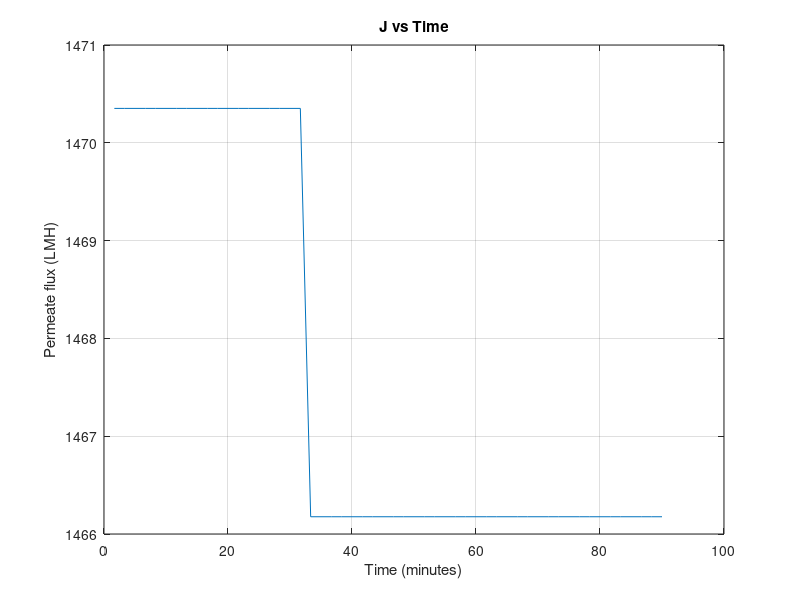
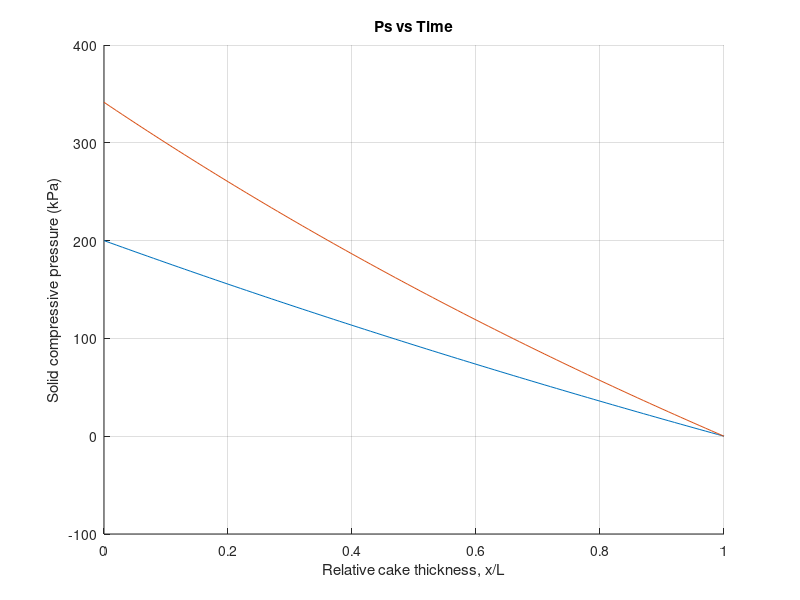
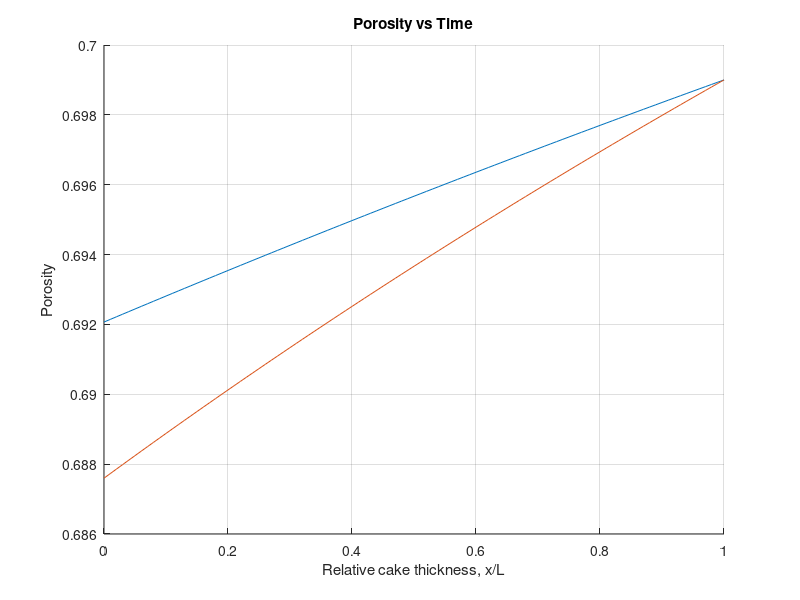

Reproduce these figures in MATLAB, in order.
% (ii) Solving all the model equations in the mathematical model

% Parameters (replace with actual values from experimental data fitting)
clear; 
% Define the parameters (replace with actual values) 
n = 1.8213;               % Example value for n 
beta = 0.1671;            % Example value for beta 
tau = 0.3660;             % Example value for tau 
theta = 0.0264;           % Example value for theta 
epsilon_so = 0.3010;      % Example value for epsilon_so 
k_o = 1.8739e-14;         % Example value for k_o 
DeltaP = 50000;           % Example value for Delta P 
mu = 0.00089;             % Example value for mu 
Rm = 1.37e11;             % Example value for Rm 
s=0.00398;                % Example value for s 
rhos=1095.2;              % Example value for density of the feed 
 
A=1-n-beta; 
Pa=(tau*exp((DeltaP/1000)*theta))*1000; 
C=(2*mu*s*A)/(k_o*Pa*(epsilon_so-s)); 
l=0; 
y=zeros(54,2); 
 
% Define the time interval and step 
t_start = 100;         % start time 
t_end = 90*60;      % end time in seconds (90 minutes) 
dt = 100;            % time step in seconds 
 
% Initialize variables 
t_values = t_start:dt:t_end;  % time values 
J_values = zeros(size(t_values));  % initialize J values 
DeltaPc_values = zeros(size(t_values));  % initialize DeltaPc values 
 
for t=100:100:5400 
    
    % Solve the equations simultaneously using fsolve 
    % Initial guesses for [J, DeltaPc] 
    x0 = [100 5*10^(-5)]; 
     
    % Define the system of equations as a function handle 
    F = @(x)[ x(1) - DeltaP + (mu*Rm.*x(2));
              x(2) + ( ((1 + (x(1)/Pa))^A - 1) ./ sqrt( C * (((1 + (x(1)/Pa))^A) - 1) * t ) ) ]; 
     
    % Solve using fsolve 
    m = fsolve(F, x0); 
     
    % Extract solutions 
    y(l+1,1)=m(1); 
    y(l+1,2)=m(2); 
    l=l+1; 
     
    % Store the values 
    J_values = y(:,2); 
    DeltaPc_values= y(:,1);
end 

%% Solve for Ps, alpha, and epsilon for all DeltaPc values 
f_values = 0:0.01:1;  % Values for f 
Ps_values = zeros(length(f_values), length(DeltaPc_values)); 
alpha_values = zeros(length(f_values), length(DeltaPc_values)); 
epsilon_values = zeros(length(f_values), length(DeltaPc_values)); 
 
alpha_o = 1 / (epsilon_so * k_o * rhos); 
 
% Iterate over each DeltaPc_value 
for j = 1:length(DeltaPc_values) 
    DeltaPc_value = DeltaPc_values(j);  % Use the j-th calculated DeltaPc value 
    V = (1 + DeltaPc_value / Pa)^A; 
     
    % Iterate over f values 
    for i = 1:length(f_values) 
        f = f_values(i); 
         
        % Solve for Ps 
        Ps0 = 40000;  % Initial guess for Ps 
        F1 = @(Ps) (Ps / Pa) - (1 + (1 - f) * (V - 1))^(1 / A) + 1; 
        Ps_values(i, j) = fsolve(F1, Ps0); 
         
        % Solve for epsilon 
        epsilon0 = 0.5;  % Initial guess for epsilon 
        F2 = @(epsilon) epsilon - 1 + epsilon_so * ((V - 1) * (1 - f) + 1)^(beta / A); 
        epsilon_values(i, j) = fsolve(F2, epsilon0); 
         
        % Solve for alpha 
        alpha0 = 4e13;  % Initial guess for alpha 
        F3 = @(alpha) alpha - alpha_o * ((V - 1) * (1 - f) + 1)^(n / A); 
        alpha_values(i, j) = fsolve(F3, alpha0); 
    end 
end 


figure (1); % Plot Permeate flux vs Time 
plot(t_values / 60, J_values * 1000 * 3600);  % Convert t_values to minutes 
xlabel('Time (minutes)'); 
ylabel('Permeate flux (LMH)'); 
title('J vs Time'); 
grid on; 
 
figure (2); % Plot solid compressive pressure profile across the fouling layer 
hold on 
for r = [1 54] 
  plot(f_values,Ps_values(:,r)) 
  xlabel("Relative cake thickness, x/L") 
  ylabel("Solid compressive pressure (kPa)") 
  title('Ps vs Time') 
  grid on; 
end   
 
figure (3); % Plot porosity profile across the cake layer 
hold on 
for r = [1 54] 
  plot(f_values,epsilon_values(:,r)) 
  xlabel("Relative cake thickness, x/L") 
  ylabel("Porosity") 
  title('Porosity vs Time') 
   grid on; 
end  
hold off 
